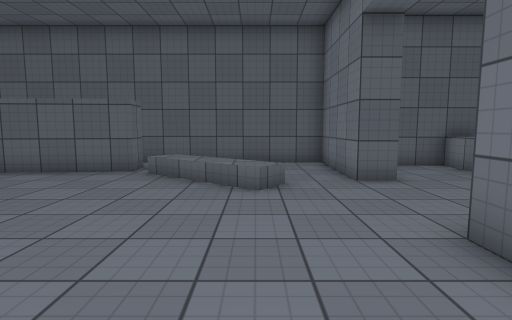
View 1 (above)

13 first-person views from a walk through a Unity game level. The camera is 1.3 m above the floor, tilts 6° down and sees 80° across. The floor is counted in squares, 1 m on a side. Each view is taken from the middle of a square. On the plan, view 1 faces up. The plan holds only what a view shows up to about 14 squares ahead; the rest is blank. The place goes on beyond the plan. The player character is not drawn. Surface patterns are stand-ins for the level's own textures.

View 2
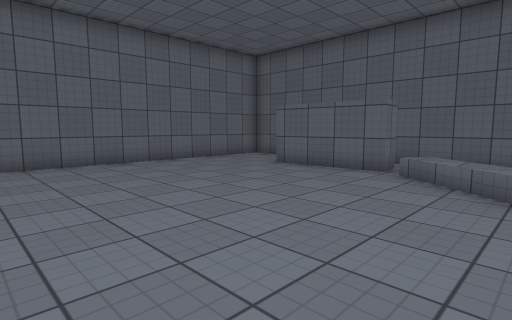

View 3
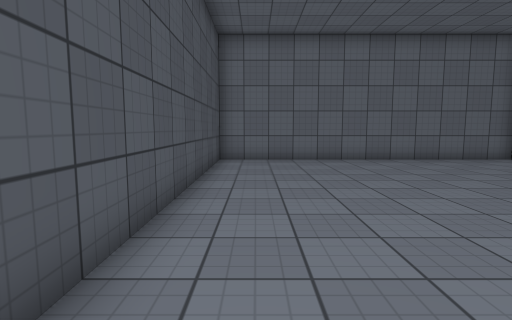

View 4
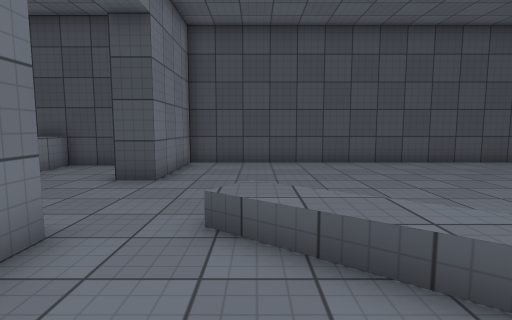

View 5
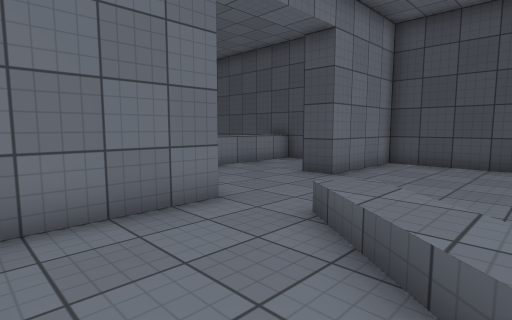

View 6
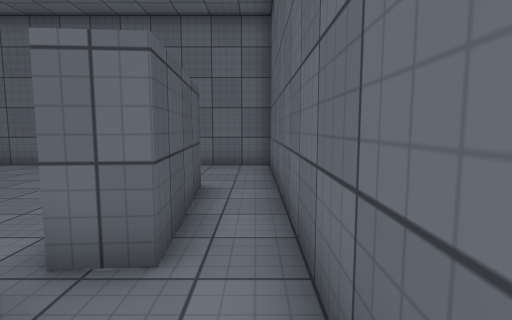

View 7
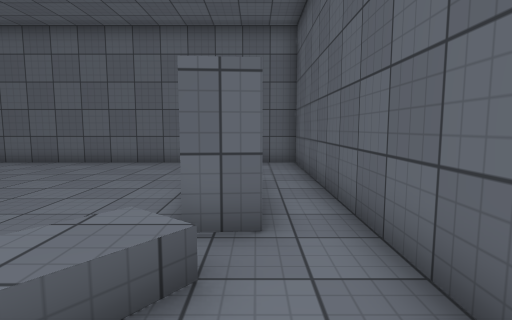

View 8
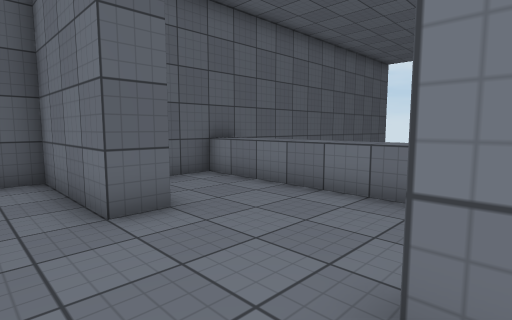

View 9
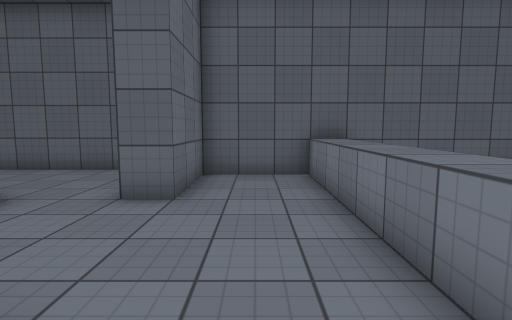

View 10
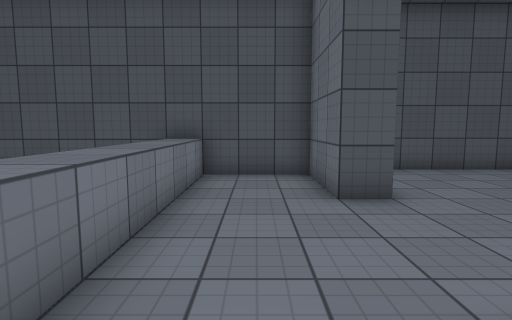

View 11
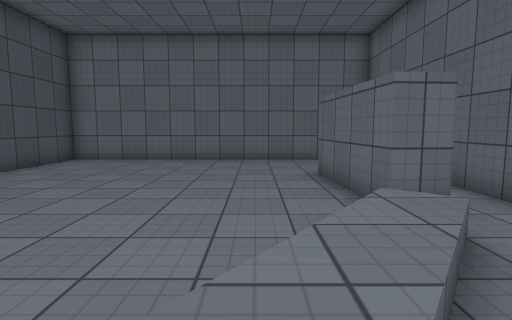

View 12
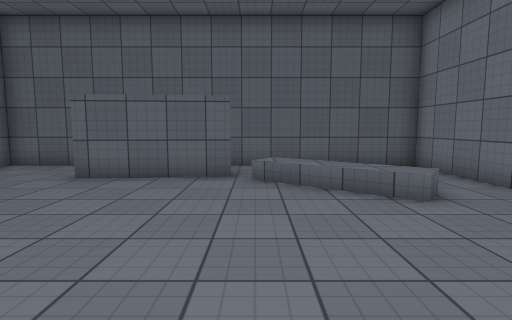

View 13
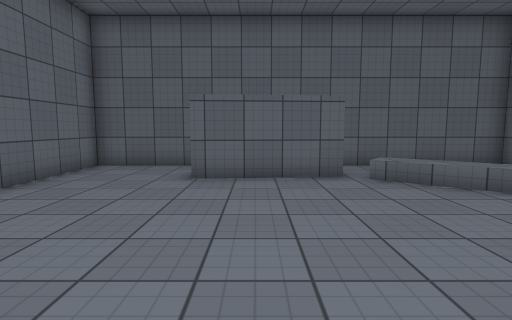

### Floor plan
Key: @ floor where view 1 was taken; # wall or solid block; . floor; / step, stairs or slope; ^ raised ledge; O other object.
Columns run from 12 left of view 1 to 9 right of it. Each row starts with its distance up from view 1.
 12 ################
 11 #..............#######
 10 #....####......#...^
  9 #....####//....#...^
  8 #.........///..#...^
  7 #........../O......^
  6 #..................^
  5 #..................^
  4 #..................^
  3 #..............#...^
  2 #..............#...^
  1 #..............#...^
  0 #...........@..#######
 -1 ################

Where each view was taken, in squares from view 1:
view 1: 0 up, 0 right, facing up
view 2: 0 up, 0 right, facing up-left
view 3: 1 up, 1 right, facing left
view 4: 11 up, 0 right, facing down
view 5: 11 up, 2 left, facing down-right
view 6: 11 up, 1 left, facing left
view 7: 10 up, 0 right, facing left
view 8: 3 up, 1 right, facing up-right
view 9: 2 up, 5 right, facing up
view 10: 9 up, 5 right, facing down
view 11: 7 up, 1 right, facing left
view 12: 1 up, 3 left, facing up
view 13: 1 up, 6 left, facing up
